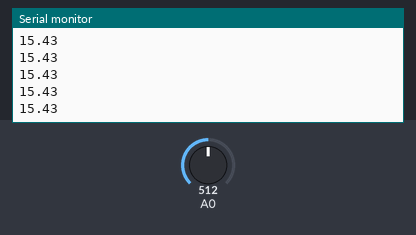
Simulated run of this sketch. Board: Arduino Uno, built with avr-gcc and run on an emulated ATmega328P. On the bench: the last lines printed to the serial monitor. The inputs (shaded band) are chosen by the test bench; at power-on: A0 = 512.

Above: at 1.2 s.
1.3 s: A0 set to 1015
At 2.2 s:
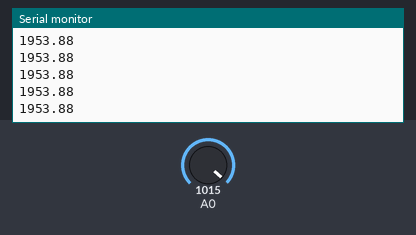
2.8 s: A0 set to 1023
At 3.4 s:
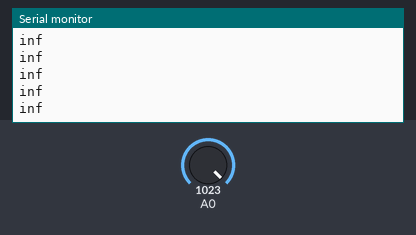

Measured:
- the behaviour switches between 1022 and 1023 on A0 (found by bisection; images 1 and 2)
- after the input at 1.3 s, the serial monitor: prints a new line after 0.07 s (image 1)
- after the input at 2.8 s, the serial monitor: prints a new line after 0.08 s (image 2)

The sketch:

voltage_divider.ino
```cpp
void setup()
{
  Serial.begin(9600);
}
void loop()
{
  int sensorValue = analogRead(A0);
  float resistance1 = 15.4;
  float voltage_out = sensorValue * (5.0 / 1023.0);
  float resistance2 = (resistance1 * voltage_out) / (5.0 - voltage_out);
  Serial.println(resistance2);
}
```
